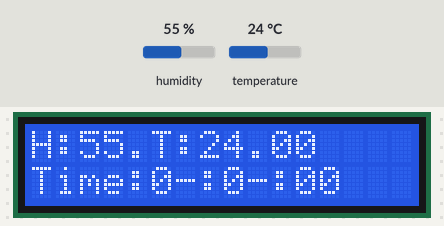
A sketch run on a simulated Arduino Uno, built with avr-gcc and run on an emulated ATmega328P. Parts: 16×2 character LCD. Inputs (shaded band) come from the test bench; at power-on: humidity 55 %, temperature 24 °C. EEPROM starts erased.

Above: at 1.6 s.
1.7 s: humidity set to 22 %
At 4.5 s:
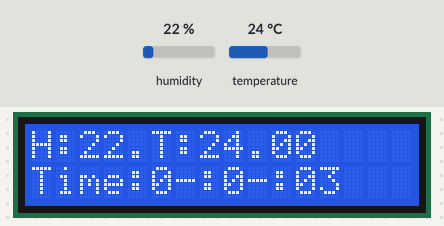
6.5 s: temperature set to 12 °C
At 7.8 s:
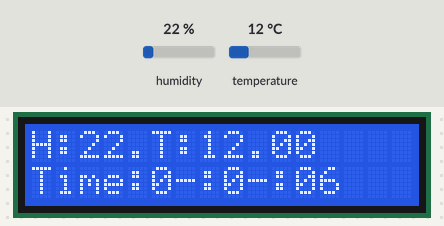
10.5 s: humidity set to 40 %
At 15.4 s:
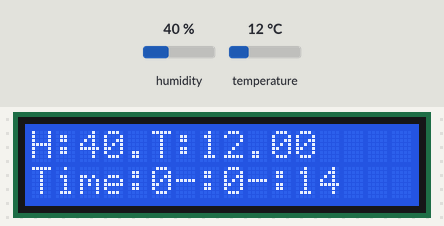
15.5 s: temperature set to 19 °C
At 16.5 s:
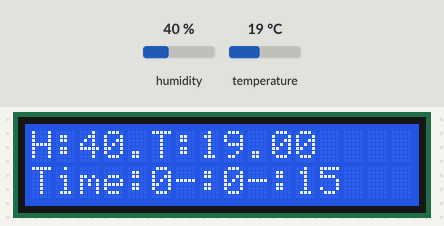
Timing chart, 0 to 18.5 s (numbered marks = the images above; inputs shaded):
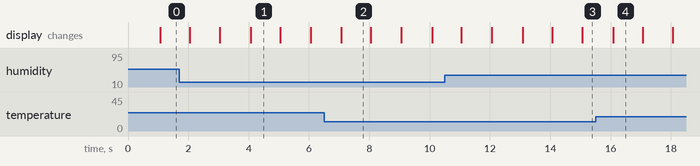

Measured:
- what the display in image 1 shows lasts 1.0 s, from 4.1 s to 5.1 s

The sketch:

DHTtester.ino
```cpp
#include <EEPROM.h>
#include <Wire.h>
#include <LiquidCrystal_I2C.h>
#include "DHT.h"
 LiquidCrystal_I2C lcd(0x27, 16, 2);
#define DHTPIN 2     // Digital pin connected to the DHT sensor
#define DHTTYPE DHT11   // DHT 11
DHT dht(DHTPIN, DHTTYPE);
long timer;
int button, hour, m, sec;
int value1, value2, value3;
void setup() {
  Serial.begin(9600);
  lcd.init();
  lcd.backlight();
  dht.begin();
  EEPROM.get(2, hour);
  EEPROM.get(4, m);
  EEPROM.get(6, sec);
}

void loop() {
  if (millis() - timer > 1000){
    timer = millis();
      sec++;
  float h = dht.readHumidity();
  float t = dht.readTemperature();
  lcd.setCursor(0, 0);
  lcd.print("H: ");
  lcd.setCursor(2, 0);
  lcd.print(h);
  lcd.setCursor(5, 0);
  lcd.print ("T: ");
  lcd.setCursor(7, 0);
  lcd.print(t);
  lcd.setCursor(0, 1);
  lcd.print("Time: ");
 // value1 = EEPROM.read(hour);
  lcd.setCursor(6, 1);
  if (hour<10) {
  lcd.print(hour);
  lcd.setCursor(5, 1);
  lcd.print(0);
  }
  else
  {
    lcd.setCursor(5, 1);
    lcd.print(hour);
     if (hour==24) {hour = 00;}
  }
  lcd.setCursor(7, 1);
  lcd.print(":");
//  value2 = EEPROM.read(m);
  if (m<10) {
  lcd.setCursor(9, 1);
  lcd.print(m);
  lcd.setCursor(8, 1);
  lcd.print(0);
  }
  else
 {
    lcd.setCursor(8, 1);
    lcd.print(m);
     if (m==59) { hour = hour + 1;
     m = 00;}
}
  lcd.setCursor(10, 1);
  lcd.print(":");
 // value3 = EEPROM.read(sec);
  if (sec<10) {
  lcd.setCursor(12, 1);
  lcd.print(sec);
  lcd.setCursor(11, 1);
  lcd.print(0);
  }
  else
 {
    lcd.setCursor(11, 1);
    lcd.print(sec);
     if (sec==59) { m = m + 1;
     sec = 00;}
}
 EEPROM.put(2, hour);
 EEPROM.put(4, m);
 EEPROM.put(6, sec);
  }
}
```
